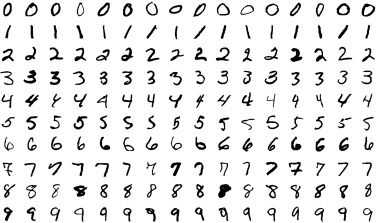
#> input picture Python/digitimage.png, 376 x 223 px, found by its file name
$ python transformation.py
#> lines starting #> are read from the running program, lines starting #| are printed output that depends on the picture
import cv2 as cv
import matplotlib.pyplot as plt
import numpy as np


def transformation(image1):
#> called with image1 = '/home/my/Downloads/Python/digitimage.png'
    try :
        image = cv.imread(image1, cv.IMREAD_GRAYSCALE)
#> image is the input picture: shape (223, 376); min 0, max 255, mean 231.5
        row ,col  = image.shape
#> row = 223; col = 376
        pt1 = np.float32([[50,50], [200,50],[50 , 200]])
        pt2 = np.float32([[10,100],[200,50],[100,250]])
        M = cv.getAffineTransform(pt1, pt2)
        image2 = transformed_image = cv.warpAffine(image, M , (row, col))
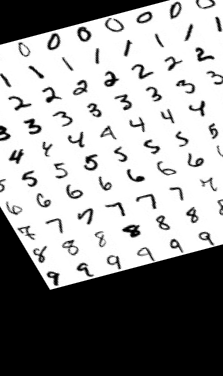
#> image2: shape (376, 223); min 0, max 255, mean 151.4
        plt.subplot(121)
        plt.imshow(image)
        plt.title("Input Image")

        plt.subplot(122)
        plt.imshow(image2)
        plt.title("output Image")
        plt.show()
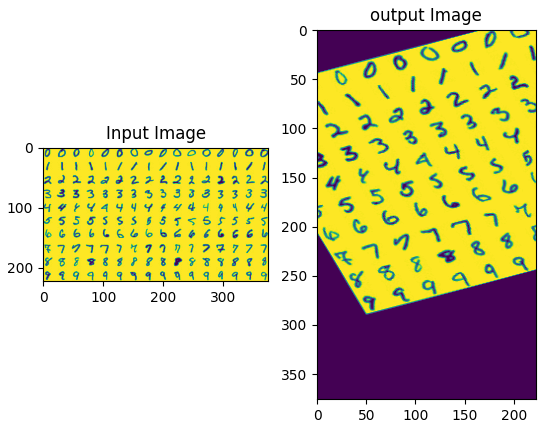
#> figure drawn by matplotlib, 2 panels
    except Exception as e:
        print(f"Error {e}")
        return None
        # plt.imshow("input", image )
        # plt.imshow("tran_output", image2)
        plt.show()

path = "/home/my/Downloads/Python/digitimage.png"
transformation(path)
